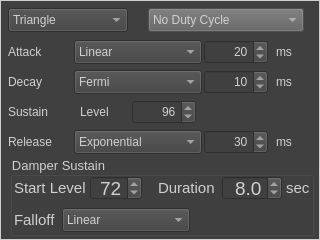
<?xml version="1.0" encoding="UTF-8"?>
<ui version="4.0">
 <class>MelodicTimbreFrame</class>
 <widget class="QFrame" name="MelodicTimbreFrame">
  <property name="geometry">
   <rect>
    <x>0</x>
    <y>0</y>
    <width>320</width>
    <height>240</height>
   </rect>
  </property>
  <property name="windowTitle">
   <string>Frame</string>
  </property>
  <property name="styleSheet">
   <string notr="true">QWidget {
background-color: rgb(64, 64, 64); 
color: rgb(208, 208, 208);
}


QComboBox:disabled {
  background-color: rgb(96, 96, 96); 
}

QSpinBox:disabled {
  background-color: rgb(96, 96, 96); 
}</string>
  </property>
  <property name="frameShape">
   <enum>QFrame::Panel</enum>
  </property>
  <property name="frameShadow">
   <enum>QFrame::Plain</enum>
  </property>
  <property name="lineWidth">
   <number>1</number>
  </property>
  <widget class="QComboBox" name="WaveFormComboBox">
   <property name="geometry">
    <rect>
     <x>8</x>
     <y>8</y>
     <width>120</width>
     <height>24</height>
    </rect>
   </property>
   <property name="currentIndex">
    <number>1</number>
   </property>
   <item>
    <property name="text">
     <string>Square</string>
    </property>
   </item>
   <item>
    <property name="text">
     <string>Triangle</string>
    </property>
   </item>
   <item>
    <property name="text">
     <string>Saw</string>
    </property>
   </item>
  </widget>
  <widget class="QComboBox" name="DutyCycleComboBox">
   <property name="enabled">
    <bool>false</bool>
   </property>
   <property name="geometry">
    <rect>
     <x>148</x>
     <y>8</y>
     <width>156</width>
     <height>24</height>
    </rect>
   </property>
   <property name="currentIndex">
    <number>4</number>
   </property>
   <item>
    <property name="text">
     <string>Duty Cycle 50</string>
    </property>
   </item>
   <item>
    <property name="text">
     <string>Duty Cycle 25</string>
    </property>
   </item>
   <item>
    <property name="text">
     <string>Duty Cycle 12.5</string>
    </property>
   </item>
   <item>
    <property name="text">
     <string>Duty Cycle 75</string>
    </property>
   </item>
   <item>
    <property name="text">
     <string>No Duty Cycle</string>
    </property>
   </item>
  </widget>
  <widget class="QSpinBox" name="AttackTimeSpinBox">
   <property name="geometry">
    <rect>
     <x>204</x>
     <y>40</y>
     <width>64</width>
     <height>24</height>
    </rect>
   </property>
   <property name="alignment">
    <set>Qt::AlignRight|Qt::AlignTrailing|Qt::AlignVCenter</set>
   </property>
   <property name="maximum">
    <number>9999</number>
   </property>
   <property name="singleStep">
    <number>10</number>
   </property>
   <property name="value">
    <number>20</number>
   </property>
  </widget>
  <widget class="QLabel" name="msLabel">
   <property name="geometry">
    <rect>
     <x>276</x>
     <y>40</y>
     <width>24</width>
     <height>24</height>
    </rect>
   </property>
   <property name="text">
    <string>ms</string>
   </property>
  </widget>
  <widget class="QComboBox" name="AttackCurveComboBox">
   <property name="geometry">
    <rect>
     <x>74</x>
     <y>40</y>
     <width>128</width>
     <height>24</height>
    </rect>
   </property>
   <item>
    <property name="text">
     <string>Linear</string>
    </property>
   </item>
   <item>
    <property name="text">
     <string>Exponential</string>
    </property>
   </item>
   <item>
    <property name="text">
     <string>Gaussian</string>
    </property>
   </item>
   <item>
    <property name="text">
     <string>Fermi</string>
    </property>
   </item>
  </widget>
  <widget class="QLabel" name="AttackLabel">
   <property name="geometry">
    <rect>
     <x>8</x>
     <y>40</y>
     <width>64</width>
     <height>24</height>
    </rect>
   </property>
   <property name="text">
    <string>Attack</string>
   </property>
  </widget>
  <widget class="QSpinBox" name="DecayTimeSpinBox">
   <property name="geometry">
    <rect>
     <x>204</x>
     <y>70</y>
     <width>64</width>
     <height>24</height>
    </rect>
   </property>
   <property name="alignment">
    <set>Qt::AlignRight|Qt::AlignTrailing|Qt::AlignVCenter</set>
   </property>
   <property name="maximum">
    <number>9999</number>
   </property>
   <property name="singleStep">
    <number>10</number>
   </property>
   <property name="value">
    <number>10</number>
   </property>
  </widget>
  <widget class="QComboBox" name="DecayCurveComboBox">
   <property name="geometry">
    <rect>
     <x>74</x>
     <y>70</y>
     <width>128</width>
     <height>24</height>
    </rect>
   </property>
   <property name="currentIndex">
    <number>3</number>
   </property>
   <item>
    <property name="text">
     <string>Linear</string>
    </property>
   </item>
   <item>
    <property name="text">
     <string>Exponential</string>
    </property>
   </item>
   <item>
    <property name="text">
     <string>Gaussian</string>
    </property>
   </item>
   <item>
    <property name="text">
     <string>Fermi</string>
    </property>
   </item>
  </widget>
  <widget class="QLabel" name="DecayLabel">
   <property name="geometry">
    <rect>
     <x>8</x>
     <y>70</y>
     <width>64</width>
     <height>24</height>
    </rect>
   </property>
   <property name="text">
    <string>Decay</string>
   </property>
  </widget>
  <widget class="QLabel" name="msLabel_2">
   <property name="geometry">
    <rect>
     <x>276</x>
     <y>70</y>
     <width>24</width>
     <height>24</height>
    </rect>
   </property>
   <property name="text">
    <string>ms</string>
   </property>
  </widget>
  <widget class="QSpinBox" name="SustainLevelSpinBox">
   <property name="geometry">
    <rect>
     <x>132</x>
     <y>100</y>
     <width>64</width>
     <height>24</height>
    </rect>
   </property>
   <property name="alignment">
    <set>Qt::AlignRight|Qt::AlignTrailing|Qt::AlignVCenter</set>
   </property>
   <property name="minimum">
    <number>0</number>
   </property>
   <property name="maximum">
    <number>127</number>
   </property>
   <property name="singleStep">
    <number>8</number>
   </property>
   <property name="value">
    <number>96</number>
   </property>
  </widget>
  <widget class="QLabel" name="ReleaseLabel">
   <property name="geometry">
    <rect>
     <x>8</x>
     <y>130</y>
     <width>64</width>
     <height>24</height>
    </rect>
   </property>
   <property name="text">
    <string>Release</string>
   </property>
  </widget>
  <widget class="QComboBox" name="ReleaseCurveComboBox">
   <property name="geometry">
    <rect>
     <x>74</x>
     <y>130</y>
     <width>128</width>
     <height>24</height>
    </rect>
   </property>
   <property name="currentIndex">
    <number>1</number>
   </property>
   <item>
    <property name="text">
     <string>Linear</string>
    </property>
   </item>
   <item>
    <property name="text">
     <string>Exponential</string>
    </property>
   </item>
   <item>
    <property name="text">
     <string>Gaussian</string>
    </property>
   </item>
   <item>
    <property name="text">
     <string>Fermi</string>
    </property>
   </item>
  </widget>
  <widget class="QSpinBox" name="ReleaseTimeSpinBox">
   <property name="geometry">
    <rect>
     <x>204</x>
     <y>130</y>
     <width>64</width>
     <height>24</height>
    </rect>
   </property>
   <property name="alignment">
    <set>Qt::AlignRight|Qt::AlignTrailing|Qt::AlignVCenter</set>
   </property>
   <property name="maximum">
    <number>9999</number>
   </property>
   <property name="singleStep">
    <number>10</number>
   </property>
   <property name="value">
    <number>30</number>
   </property>
  </widget>
  <widget class="QLabel" name="msLabel_3">
   <property name="geometry">
    <rect>
     <x>276</x>
     <y>130</y>
     <width>24</width>
     <height>24</height>
    </rect>
   </property>
   <property name="text">
    <string>ms</string>
   </property>
  </widget>
  <widget class="QLabel" name="LevelLabel">
   <property name="geometry">
    <rect>
     <x>80</x>
     <y>100</y>
     <width>41</width>
     <height>24</height>
    </rect>
   </property>
   <property name="text">
    <string>Level</string>
   </property>
  </widget>
  <widget class="QLabel" name="SustainLabel">
   <property name="geometry">
    <rect>
     <x>8</x>
     <y>100</y>
     <width>64</width>
     <height>24</height>
    </rect>
   </property>
   <property name="text">
    <string>Sustain</string>
   </property>
  </widget>
  <widget class="QGroupBox" name="DamperSustainGroupBox">
   <property name="geometry">
    <rect>
     <x>10</x>
     <y>156</y>
     <width>304</width>
     <height>80</height>
    </rect>
   </property>
   <property name="font">
    <font>
     <pointsize>10</pointsize>
    </font>
   </property>
   <property name="title">
    <string>Damper Sustain</string>
   </property>
   <property name="flat">
    <bool>false</bool>
   </property>
   <widget class="QDoubleSpinBox" name="DamperSustainTimeDoubleSpinBox">
    <property name="geometry">
     <rect>
      <x>212</x>
      <y>20</y>
      <width>60</width>
      <height>24</height>
     </rect>
    </property>
    <property name="font">
     <font>
      <pointsize>14</pointsize>
     </font>
    </property>
    <property name="alignment">
     <set>Qt::AlignRight|Qt::AlignTrailing|Qt::AlignVCenter</set>
    </property>
    <property name="decimals">
     <number>1</number>
    </property>
    <property name="maximum">
     <double>99.900000000000006</double>
    </property>
    <property name="singleStep">
     <double>0.500000000000000</double>
    </property>
    <property name="value">
     <double>8.000000000000000</double>
    </property>
   </widget>
   <widget class="QLabel" name="SecLabel">
    <property name="geometry">
     <rect>
      <x>276</x>
      <y>20</y>
      <width>24</width>
      <height>24</height>
     </rect>
    </property>
    <property name="font">
     <font>
      <pointsize>11</pointsize>
     </font>
    </property>
    <property name="text">
     <string>sec</string>
    </property>
   </widget>
   <widget class="QSpinBox" name="DamperSustainLevelSpinBox">
    <property name="geometry">
     <rect>
      <x>80</x>
      <y>20</y>
      <width>52</width>
      <height>24</height>
     </rect>
    </property>
    <property name="font">
     <font>
      <pointsize>14</pointsize>
     </font>
    </property>
    <property name="alignment">
     <set>Qt::AlignRight|Qt::AlignTrailing|Qt::AlignVCenter</set>
    </property>
    <property name="minimum">
     <number>1</number>
    </property>
    <property name="maximum">
     <number>127</number>
    </property>
    <property name="singleStep">
     <number>8</number>
    </property>
    <property name="value">
     <number>72</number>
    </property>
   </widget>
   <widget class="QLabel" name="StartLevelLabel">
    <property name="geometry">
     <rect>
      <x>4</x>
      <y>20</y>
      <width>72</width>
      <height>24</height>
     </rect>
    </property>
    <property name="font">
     <font>
      <pointsize>11</pointsize>
     </font>
    </property>
    <property name="text">
     <string>Start Level</string>
    </property>
   </widget>
   <widget class="QComboBox" name="DamperSustainCurveComboBox">
    <property name="geometry">
     <rect>
      <x>52</x>
      <y>52</y>
      <width>128</width>
      <height>24</height>
     </rect>
    </property>
    <item>
     <property name="text">
      <string>Linear</string>
     </property>
    </item>
    <item>
     <property name="text">
      <string>Exponential</string>
     </property>
    </item>
    <item>
     <property name="text">
      <string>Gaussian</string>
     </property>
    </item>
    <item>
     <property name="text">
      <string>Fermi</string>
     </property>
    </item>
   </widget>
   <widget class="QLabel" name="DurationLabel">
    <property name="geometry">
     <rect>
      <x>148</x>
      <y>20</y>
      <width>60</width>
      <height>24</height>
     </rect>
    </property>
    <property name="font">
     <font>
      <pointsize>11</pointsize>
     </font>
    </property>
    <property name="text">
     <string>Duration</string>
    </property>
   </widget>
   <widget class="QLabel" name="Fallofflabel">
    <property name="geometry">
     <rect>
      <x>4</x>
      <y>52</y>
      <width>44</width>
      <height>24</height>
     </rect>
    </property>
    <property name="font">
     <font>
      <pointsize>11</pointsize>
     </font>
    </property>
    <property name="text">
     <string>Falloff</string>
    </property>
   </widget>
  </widget>
 </widget>
 <resources/>
 <connections/>
</ui>
